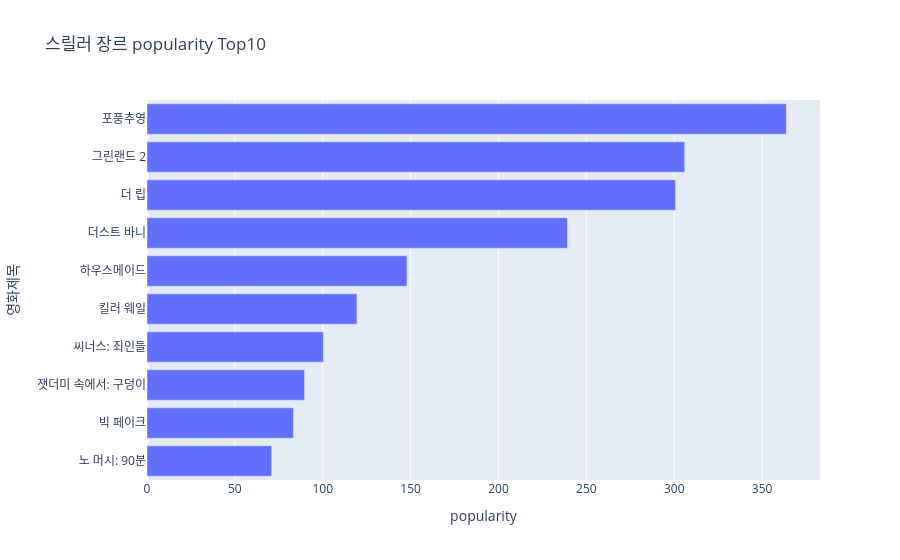

Source (notebook cell):
### Markdown cell above
- [12, 15, 18 ,20, 22, 25, 30, 35, 40, 100]
- 일반적으로 데이터를 분석 평균 // 중앙값 (물리적인 가운데 값)
-mudian = 중앙값
-하위 50% = 12, 15, 18 ,20, 22
-하위 50% 중앙값 = 1사분위 =Q1 = 18(하위 25%)
-상위 50% = 25, 30, 35, 40, 100
-상위 50% 중앙값 = 3사분위 =Q3 = 35(상위 25%)
-IQR = Interquartile Range = 중앙값 기준 퍼짐정도
-IQR = Q3 - Q1 = 35-18 = 17
-Lower Fence = 하한치 = Q1 - IQR x 1.5  | 18 - 17 x 1.5 = 18 - 25.5 = -7.5 
-Upper Fence = 상한치 = Q3 + IQR x 1.5  | 35 + 17 x 1.5 = 35 + 25.5 = 60.5
-min = 12
-max = 40(상한치를 벗어나지 않은 최고치)
-이상치 = 100 = Outlier
-mean = 12 + 15 + 18 + 20 + 22 + 25 + 30 + 35 + 40 + 100 / 10 =>평균 = 31.7
       -19.7 -16.7 -13.7 -11.7 -9.7 -6.7 -1.7 8.3 68.3
-편차 = 평균에서의 차이 (평균으로 부터 대체적으로 얼만큼 떨어졌있는가?)
-제곱편차 = 뭐든 값을 제곱해
-제곱편차 /10 = 모(집단)분산 = 587.81 => 10개라는 데이터가 확실하게 고정
-제곱편차 /9 = n - 1 = 표(본)분산 = 653.12 => 1000만개 -> 과소추정법칙
-루트 587.81 = 24.24
-루트 653.12 = 25.55

### Code cell
import plotly.express as px

TARGET_GENRE = "스릴러"
TOP_N = 10

tmp = df_g[df_g["genre"] == TARGET_GENRE].copy()
tmp = tmp.dropna(subset=["popularity"])
tmp = tmp.sort_values("popularity", ascending=False).head(TOP_N)

fig = px.bar(
    tmp.sort_values("popularity"),
    x = "popularity",
    y = "title",
    hover_data = ["vote_average", "vote_count", "original_language"],
    title=f"{TARGET_GENRE} 장르 popularity Top{TOP_N}"

     
)

fig.update_layout(xaxis_title = "popularity", yaxis_title="영화제목")
fig.show()

### Figure 1 — Plotly figure (JSON) as saved in the notebook; plotly's stock layout.template omitted (floating-point values rounded to 4 significant figures)
{"data": [{"alignmentgroup": "True", "customdata": [[6.873, 71, "en"], [6.513, 75, "it"], [3.8, 15, "ar"], [7.485, 3424, "en"], [5.693, 44, "en"], [7.108, 549, "en"], [6.6, 128, "en"], [7.049, 860, "en"], [6.59, 134, "en"], [7.213, 350, "zh"]], "hovertemplate": "popularity=%{x}<br>title=%{y}<br>vote_average=%{customdata[0]}<br>vote_count=%{customdata[1]}<br>original_language=%{customdata[2]}<extra></extra>", "legendgroup": "", "marker": {"color": "#636efa", "pattern": {"shape": ""}}, "name": "", "offsetgroup": "", "orientation": "h", "showlegend": false, "textposition": "auto", "type": "bar", "x": [70.93, 83.29, 89.66, 100.3, 119.4, 148.0, 239.2, 300.8, 306.0, 363.8], "xaxis": "x", "y": ["노 머시: 90분", "빅 페이크", "잿더미 속에서: 구덩이", "씨너스: 죄인들", "킬러 웨일", "하우스메이드", "더스트 바니", "더 립", "그린랜드 2", "포풍추영"], "yaxis": "y"}], "layout": {"barmode": "relative", "legend": {"tracegroupgap": 0}, "title": {"text": "스릴러 장르 popularity Top10"}, "xaxis": {"anchor": "y", "domain": [0, 1], "title": {"text": "popularity"}}, "yaxis": {"anchor": "x", "domain": [0, 1], "title": {"text": "영화제목"}}}}
